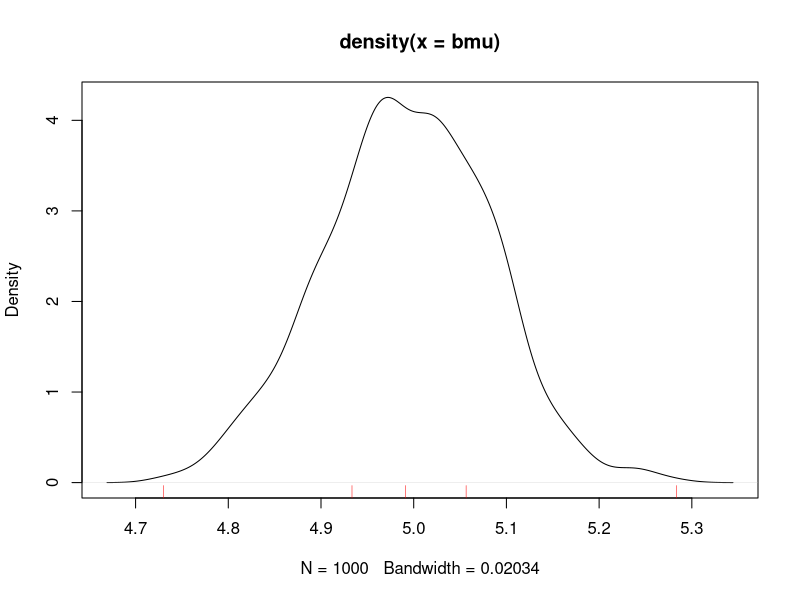

Write R code to recreate this figure.
## ---- chunk 1
N <- 500
metasample<-rnorm(N,5,2)

bmu<-numeric(1000)
for (i in 1:1000){
  rndno<-as.integer(runif(N)*N)+1
  smp<-metasample[rndno]
  bmu[i]<-mean(smp)
  
}
p<-density(bmu)
plot(p)
qq<-quantile(bmu)
rug(qq,col = "red")

